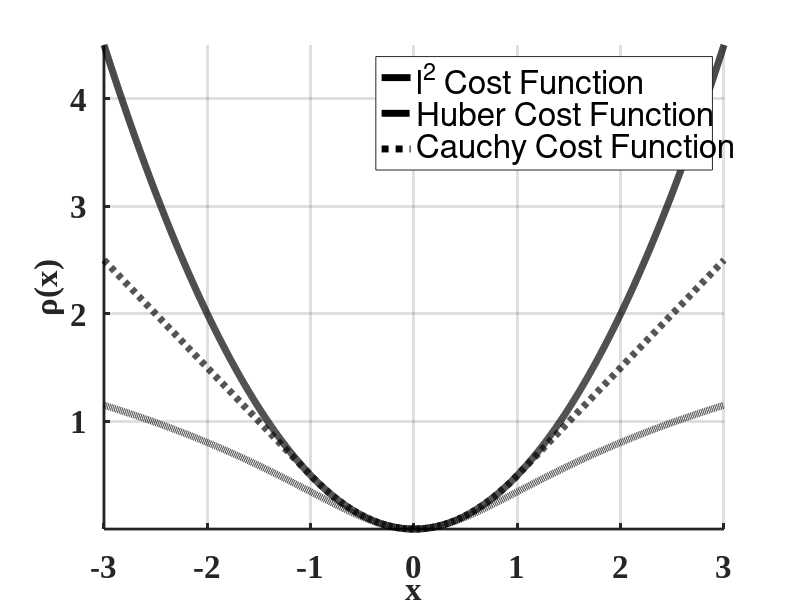

Recreate this plot in MATLAB. (Note: this script raises an error after producing the figure.)
x = linspace(-3,3,5000);

% get m-estimator cost function Values
k = 1; %% set kernel width

l2 = (x.^2)./2;

for i = 1:length(x)
  if (abs( x(i) ) > k )
    huber(i) = k*abs(x(i)) - (k/2);
  else
    huber(i) = 1/2 * x(i)^2;
  end
end

cauchy = ( (k^2)/2 ) * log(1 + (x.^2));



figure('Position', [10,10,900,600])
hold on


plot(x,l2,'k','LineWidth', 5)
plot(x,huber,'k','LineWidth', 5, 'LineStyle', '--')
plot(x,cauchy,'k','LineWidth', 5, 'LineStyle', ':')


legend('l^2 Cost Function', 'Huber Cost Function', 'Cauchy Cost Function')

set(gca,'linewidth', 2, 'fontsize', 16)
grid on;
ylabel('\rho(x)')
xlabel('x')
set(gca, 'FontName', 'Times New Roman')
set(gca, 'FontWeight', 'bold')
set(findall(gcf,'-property','FontSize'),'FontSize',24)
axis tight
grid on;

% Remove whitespace around plot
ax = gca;
outerpos = ax.OuterPosition;
ti = ax.TightInset;
left = outerpos(1) + ti(1);
bottom = outerpos(2) + ti(2);
ax_width = outerpos(3) - ti(1) - ti(3);
ax_height = outerpos(4) - ti(2) - ti(4);
ax.Position = [left bottom ax_width ax_height];

saveas(gcf, 'm_estimators','png');
close;
